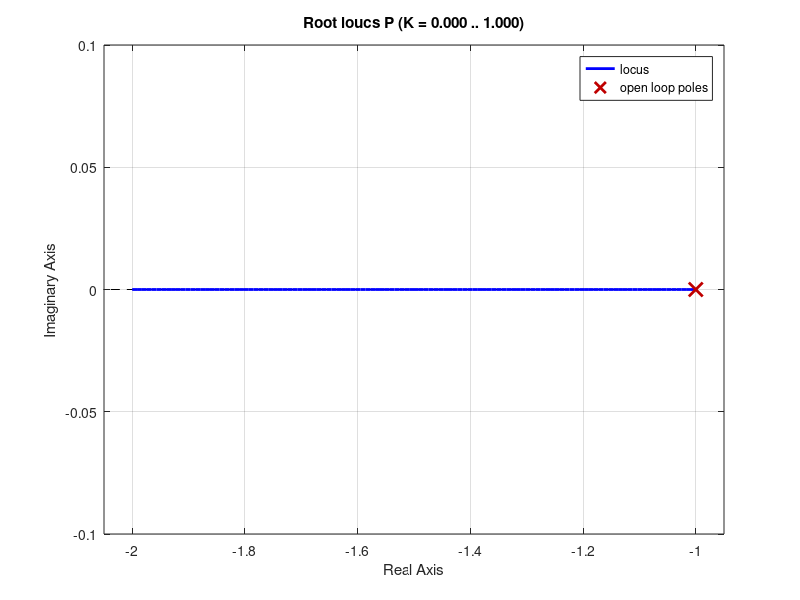

This chart was generated by the following MATLAB code: (Note: this script raises an error after producing the figure.)
%% Q2 Z-N
P = zpk([],-1,1);
rlocus(P)

%% Q3 Z-N
P = zpk([],[-1 -1 -1],1);
k = linspace(0,100,1001);
rlocus(P,k)
ku = 8;
Gu = feedback(ku*P,1);
[mag,~,w] = bode(Gu);
[~,ind] = max(mag);
Tu = 2*pi/w(ind);
C1 = pidstd(0.45*ku,Tu/1.2);
C2 = pidstd(0.6*ku,Tu/2,Tu/8);

%% Q5 Sim
k_p = C1.Kp;
k_i = 1/C1.Ti;
s = tf('s');
T_ABB = P*k_i*k_p/(s*(P*k_i/s*k_p+k_p*P+1));

step(feedback(C1*P,1),T_ABB)
legend('Classic PI','ABB PI')